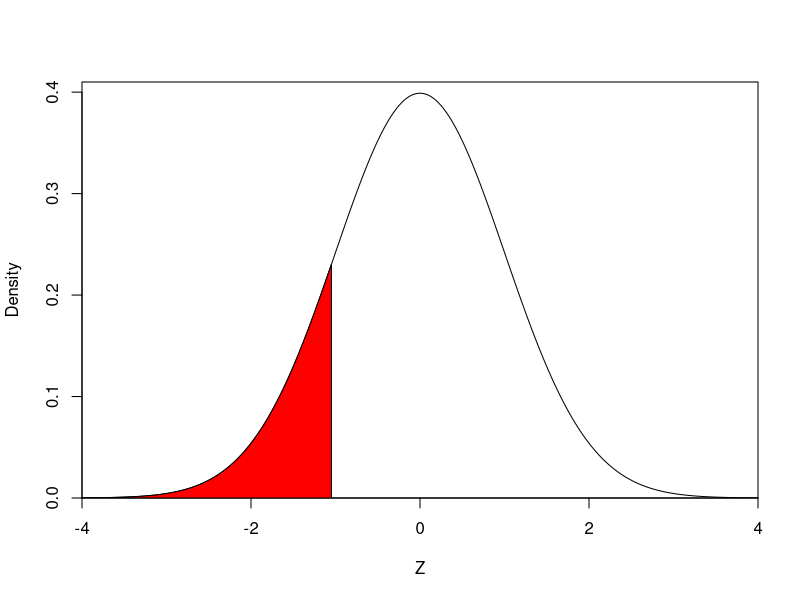

Recreate this plot in R.
## ---- chunk 1
get_ci <- function(x, sigma, conf_level) {
  n <- length(x)
  est <- mean(x)
  p <- (1 - conf_level) / 2
  ## Use `lower.tail = FALSE` to get the positive quantile
  conf_width <- sigma / sqrt(n) * qnorm(p, lower.tail = FALSE)
  ci <- est + c(-1, 1) * conf_width
  list(est = est, ci = ci)
}
## ---- chunk 2
## Good to use `stringsAsFactors = FALSE` for `read.csv`, otherwise and string
## columns are coerced to factors, which isn't always what you want (you can
## convert columns to factors manually once the data are read into R).
earthquakes <- read.csv("earthquakes_20151029.csv",
                        stringsAsFactors = FALSE)
eq_datetime <- as.POSIXlt(earthquakes$time, format = "%Y-%m-%dT%H:%M:%S")
wait <- -as.numeric(difftime(eq_datetime[-1], eq_datetime[-length(eq_datetime)],
                             units = "mins"))
## ---- chunk 3
## Population standard deviation
sigma <- 35
## Number of samples
n <- c(3, 10, 30)
## Confidence levels
conf_level <- c(0.5, 0.95)
## Get all combinations of `n` and `conf_levels`
combos <- expand.grid(n = n, conf_level = conf_level)
## Note that `mapply` uses slightly different syntax than the other `*apply`
## functions; the function is the first argument.
ci <- mapply(function(n, conf_level) {
  w <- sample(wait, n)
  out <- get_ci(w, sigma, conf_level)
  write("--------------------", stdout())
  write(paste0(n, " samples at ", 100 * conf_level, "% confidence level"),
        stdout())
  write(paste0("Estimate: ", out$est), stdout())
  write(paste0("Confidence interval: (", out$ci[1], ", ", out$ci[2], ")"),
        stdout())
  out
}, n = combos$n, conf_level = combos$conf_level,
SIMPLIFY = FALSE)
## ---- chunk 4
## Write a function to get the confidence interval, then test whether it covers
## the true mean. Using a default sample size of 30.
inout_ci <- function(conf_level, mu, sigma, x, n = 30) {
  w <- sample(x, n)
  ci <- get_ci(w, sigma, conf_level)
  ## Return TRUE if true mean falls within confidence interval
  min(ci$ci) < mu && mu < max(ci$ci)
}
## Now that the above function is defined, it is easy to use `replicate` to get
## 10,000 samples and summarize them.
ci50 <- replicate(10000, inout_ci(0.5, mu = 35, sigma = 35, x = wait))
ci95 <- replicate(10000, inout_ci(0.95, mu = 35, sigma = 35, x = wait))
## ---- chunk 5
mean(ci50)
## ---- chunk 6
mean(ci95)
## ---- chunk 7
Z <- (23.4 - 35) / (35 / sqrt(10))
## ---- chunk 8
z <- seq(-4, 4, length.out = 1025)
dn <- dnorm(z)
plot(z, dn, type = 'l',
     xlab = expression(Z), xlim = c(-4, 4), xaxs = "i",
     ylab = "Density", ylim = c(0, 0.41), yaxs = "i")
z2 <- seq(-4, Z, length.out = 513)
z3 <- c(z2, Z, -4)
dn2 <- c(dnorm(z2), 0, 0)
polygon(z3, dn2, col = "red")
## ---- chunk 9
pnorm(Z)
## ---- chunk 10
## To get a vector with mean exactly 15, first generate samples from exponential
## distribution with mean 1, then correct to exactly 15
w_tmp <- rexp(10)
w_obs <- w_tmp / mean(w_tmp) * 15
## ---- chunk 11
t.test(w_obs, alternative = "less", mu = 35)
## ---- chunk 12
x_bar <- mean(w_obs)
s <- sd(w_obs)
t_stat <- (x_bar - 35) / (s / sqrt(length(w_obs)))
## ---- chunk 13
pt(t_stat, df = length(w_obs) - 1)
## ---- chunk 14
W.obs <- c(0.9, 4.2, 0.1, 1.8, 0.9, 7.3, 0.4, 6.5, 1.8, 123)
## ---- chunk 15
(t_test <- t.test(W.obs, alternative = "less", mu = 35, conf.level = 0.95))
## ---- chunk 16
(Z_stat <- (mean(W.obs) - 35) / (35 / sqrt(length(W.obs))))
## ---- chunk 17
(Z_pval <- pnorm(Z_stat))
